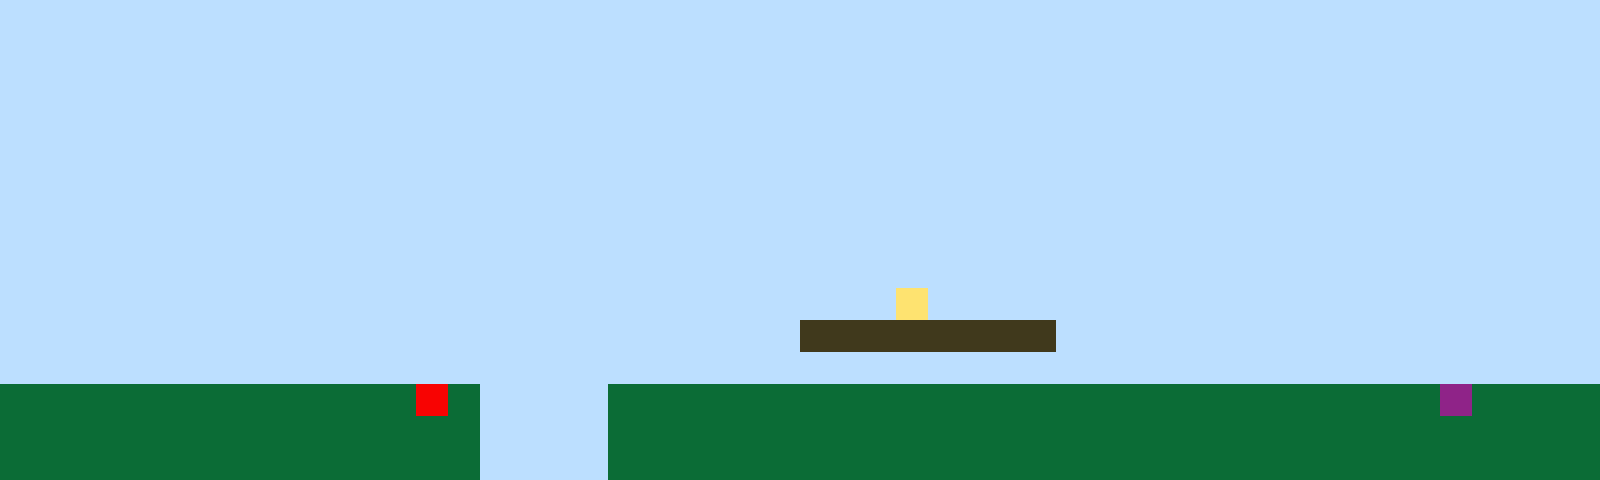

A 2D game scene composited from a Tiled map and its tileset images. What follows is a short description and the map's XML, with every tile layer's data as written:
An orthogonal 50x15 tile map with 32x32 px tiles, 1 tile layer (Tile Layer 1).

<map version="1.10" tiledversion="1.11.2" orientation="orthogonal" renderorder="right-up" width="50" height="15" tilewidth="32" tileheight="32" infinite="0" nextlayerid="2" nextobjectid="1"><editorsettings><export target="map1.csv" format="csv" /></editorsettings><tileset firstgid="1" name="sprites" tilewidth="32" tileheight="32" tilecount="6" columns="3"><image source="sprites.png" width="96" height="64" /></tileset><layer id="1" name="Tile Layer 1" width="50" height="15"><data encoding="csv">1,1,1,1,1,1,1,1,1,1,1,1,1,1,1,1,1,1,1,1,1,1,1,1,1,1,1,1,1,1,1,1,1,1,1,1,1,1,1,1,1,1,1,1,1,1,1,1,1,1,1,1,1,1,1,1,1,1,1,1,1,1,1,1,1,1,1,1,1,1,1,1,1,1,1,1,1,1,1,1,1,1,1,1,1,1,1,1,1,1,1,1,1,1,1,1,1,1,1,1,1,1,1,1,1,1,1,1,1,1,1,1,1,1,1,1,1,1,1,1,1,1,1,1,1,1,1,1,1,1,1,1,1,1,1,1,1,1,1,1,1,1,1,1,1,1,1,1,1,1,1,1,1,1,1,1,1,1,1,1,1,1,1,1,1,1,1,1,1,1,1,1,1,1,1,1,1,1,1,1,1,1,1,1,1,1,1,1,1,1,1,1,1,1,1,1,1,1,1,1,1,1,1,1,1,1,1,1,1,1,1,1,1,1,1,1,1,1,1,1,1,1,1,1,1,1,1,1,1,1,1,1,1,1,1,1,1,1,1,1,1,1,1,1,1,1,1,1,1,1,1,1,1,1,1,1,1,1,1,1,1,1,1,1,1,1,1,1,1,1,1,1,1,1,1,1,1,1,1,1,1,1,1,1,1,1,1,1,1,1,1,1,1,1,1,1,1,1,1,1,1,1,1,1,1,1,1,1,1,1,1,1,1,1,1,1,1,1,1,1,1,1,1,1,1,1,1,1,1,1,1,1,1,1,1,1,1,1,1,1,1,1,1,1,1,1,1,1,1,1,1,1,1,1,1,1,1,1,1,1,1,1,1,1,1,1,1,1,1,1,1,1,1,1,1,1,1,1,1,1,1,1,1,1,1,1,1,1,1,1,1,1,1,1,1,1,1,1,1,1,1,1,1,1,1,1,1,1,1,1,1,1,1,1,1,1,1,1,1,1,1,1,1,1,1,1,1,1,1,1,1,1,1,1,1,1,1,1,1,1,1,1,1,1,1,1,1,1,1,1,1,1,1,1,1,1,1,1,1,1,1,1,1,1,1,1,1,1,1,1,1,1,1,1,1,1,1,1,4,1,1,1,1,1,1,1,1,1,1,1,1,1,1,1,1,1,1,1,1,1,1,1,1,1,1,1,1,1,1,1,1,1,1,1,1,1,1,1,1,1,1,1,1,1,1,3,3,3,3,3,3,3,3,1,1,1,1,1,1,1,1,1,1,1,1,1,1,1,1,1,1,1,1,1,1,1,1,1,1,1,1,1,1,1,1,1,1,1,1,1,1,1,1,1,1,1,1,1,1,1,1,1,1,1,1,1,1,1,1,1,1,1,1,1,1,1,1,1,1,1,2,2,2,2,2,2,2,2,2,2,2,2,2,5,2,1,1,1,1,2,2,2,2,2,2,2,2,2,2,2,2,2,2,2,2,2,2,2,2,2,2,2,2,2,2,6,2,2,2,2,2,2,2,2,2,2,2,2,2,2,2,2,2,2,2,1,1,1,1,2,2,2,2,2,2,2,2,2,2,2,2,2,2,2,2,2,2,2,2,2,2,2,2,2,2,2,2,2,2,2,2,2,2,2,2,2,2,2,2,2,2,2,2,2,2,1,1,1,1,2,2,2,2,2,2,2,2,2,2,2,2,2,2,2,2,2,2,2,2,2,2,2,2,2,2,2,2,2,2,2</data></layer></map>
